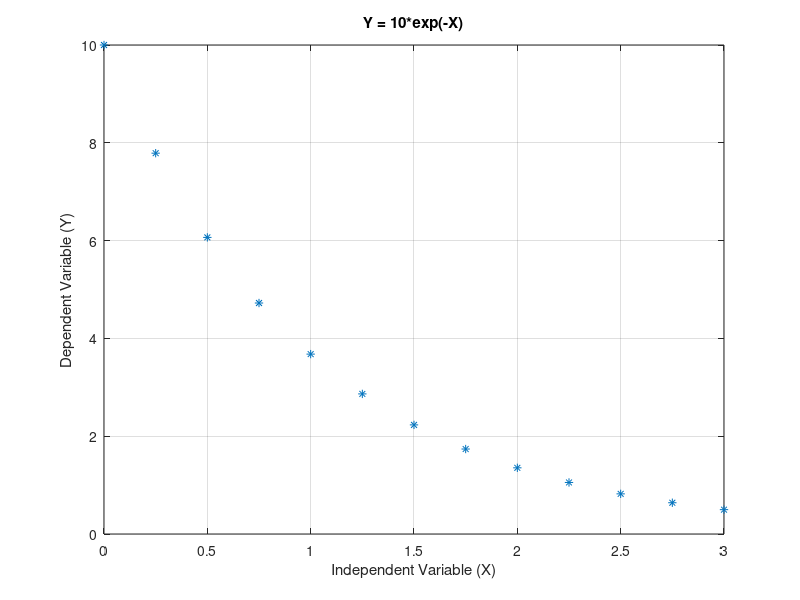
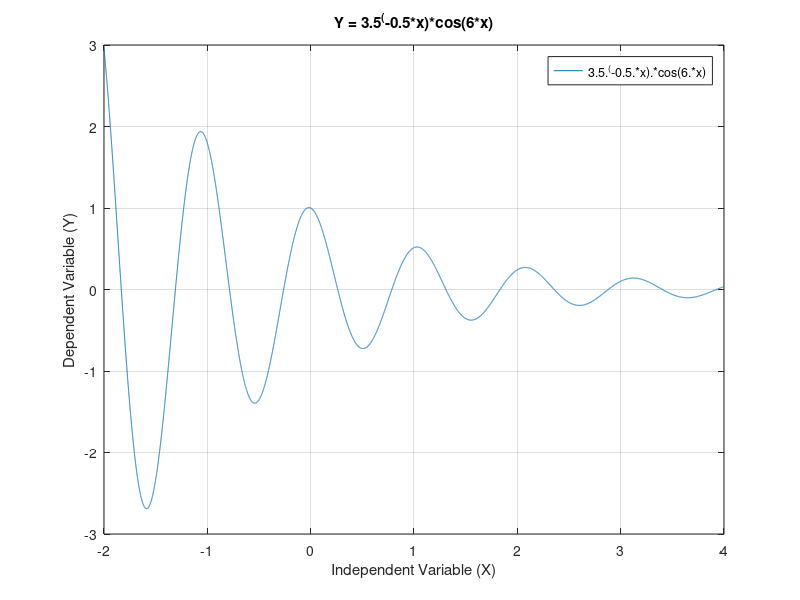

Write MATLAB code to recreate these figures, in order.
%FileName:  Tutorial_01_4
%Author:    Stephen Bean
% Assisted by:  No one

%Program Description:
% The purpose of this program is to demonstrate the power of Matlab in
% performing vector and matrix operations.

% Clear the command window and all variables
clc  %clc clears the contents of the command window
clear % clear , clears all defined variables from matlab workspace

% Define the x and y vectors
x= [0:0.25:3];
y= 10*exp(-x);

% plot opens a Figure Window 1 and creates a plot of discrete points
plot(x,y,'*')
grid on %adds gridlines to the graph
xlabel('Independent Variable (X)') %Adds a label below the X axis
ylabel('Dependent Variable (Y)')  %Adds a label to the left of the Y axis
title('Y = 10*exp(-X)')

figure  % Opens Figure Window 2
        % Without the figure command the next plot would erase the first
        % plot in Figure Window 1

% The fplot command allows a function to be plotted over a given domain
fplot('3.5^(-0.5*x)*cos(6*x)',[-2.0,4.0])
grid on   %adds gridlines to the graph
xlabel('Independent Variable (X)') % Adds a label below the X axis
ylabel('Dependent Variable (Y)')    %Adds a label to the left of the Y axis
title('Y = 3.5^(-0.5*x)*cos(6*x)')  %Adds a title above the graph

